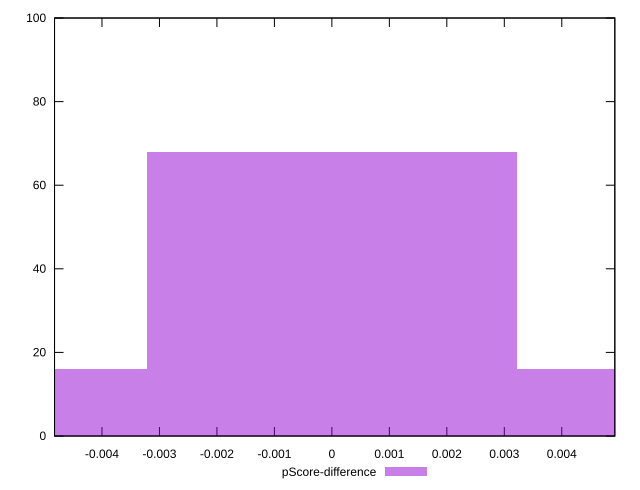

Write the gnuplot code that produced this figure.
reset

$pScoreDifference <<EOF
0 68
-0.006440934200490724 16
0.006440934200490724 16
EOF

set key outside below
set boxwidth 0.006440934200490724
set xrange [-0.0048254941638905535:0.004922999817336127]
set yrange [0:100]
set trange [0:100]
set style fill transparent solid 0.5 noborder
set terminal svg size 640, 490 enhanced background rgb 'white'
set output "report_00015_2021-02-09T16-11-33.973Z/speed-index/samples/pages+cached+noadtech/pScore-difference/histogram.svg"

plot $pScoreDifference title "pScore-difference" with boxes

reset
